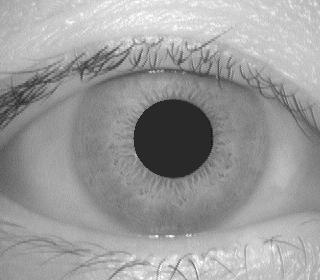
#> input picture CASIA1/1/001_1_2.jpg, 320 x 280 px, found by its file name; its folder holds only this picture in this run
$ python main.py   (older library calls are emulated)
#> lines starting #> are read from the running program, lines starting #| are printed output that depends on the picture; after the words box and inside, x2 and y2 are one past the last pixel; in counts of white or black regions, pixels touching at a corner belong together
#> in detect_iris, img is the input picture: shape (280, 320, 3); min 12, max 255, mean 155
### src/segmentation.py
from math import sqrt

import cv2
import numpy as np


def iris_segmentation(img):
    edge_detect(img)
    # [15 lines of commented-out code are left out]


def find_pupil(img):
    # Convert to gray scale
    img = cv2.cvtColor(img, cv2.COLOR_BGR2GRAY)
    # Remove noise by blurring the image
    img = cv2.medianBlur(img, 9)
    # Increase the constrast
    img = cv2.convertScaleAbs(img, alpha=1.1, beta=10)

    circles = cv2.HoughCircles(img, method=cv2.HOUGH_GRADIENT, dp=1, minDist=50, param1=100, param2=30, minRadius=25,
                               maxRadius=70)
    if circles is not None:
        circles = np.uint16(np.around(circles))

        for i in circles[0, :]:
            copy = img.copy()
            cv2.circle(copy, (i[0], i[1]), i[2], (0, 255, 0), 2)
            cv2.imshow("img", copy)

        # Find the smallest circle (assuming it's the pupil)
        min_circle = min(circles[0, :], key=lambda x: x[2])
        return min_circle
    else:
        return None


def find_iris(img, inner_circle):
    # Convert to gray scale
    img = cv2.cvtColor(img, cv2.COLOR_BGR2GRAY)

    cv2.imshow("img", img)

    # Find the edges
    edges = cv2.Canny(img, 50, 150)

    cv2.imshow("edges", edges)

    circles = cv2.HoughCircles(img, method=cv2.HOUGH_GRADIENT, dp=1, minDist=5, param1=20, param2=5,
                               minRadius=round(inner_circle[2] * 2.1), maxRadius=round(inner_circle[2] * 3))

    if circles is not None:
        print("circles")
        circles = np.uint16(np.around(circles))
        # Find the circle that neighbours the inner circle
        min_circle = min(circles[0, :],
                         key=lambda x: sqrt((x[0] - inner_circle[0]) ** 2 + (x[1] - inner_circle[1]) ** 2))

        return min_circle

    else:
        print("no circles")
        return None


# [117 lines left out: function find_eyelids, not called in this run]


def edge_detect(img):
    inner = find_pupil(img)
#> in find_pupil, `circles = cv2.HoughCircles(img, method=cv2.HOUGH_GRADIENT, dp=1, minDi..`: circles = [[172.5, 138.5, 39.8]]
#> in find_pupil, `circles = np.uint16(np.around(circles))`: circles = [[172, 138, 40]]
#> the loop in find_pupil, `for i in circles[0, :]:` made 1 pass
#> pass 1, in find_pupil, `cv2.imshow("img", copy)`:
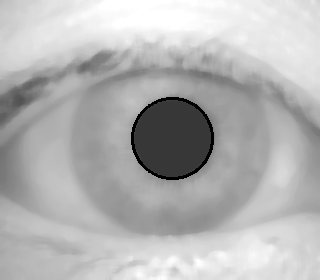
#> window 'img': shape (280, 320); min 0, max 255, mean 179.8
#> in find_pupil, `min_circle = min(circles[0, :], key=lambda x: x[2])`: min_circle = [172, 138, 40]
    if inner is None:
        print("no pupil")
        return None
    else:
        outer = find_iris(img, inner)

        if outer is None:
            print("no iris")
            return None
        else:
            mask = np.zeros(img.shape, dtype=np.uint8)
            cv2.circle(mask, (outer[0], outer[1]), outer[2], (255, 255, 255), -1)
            cv2.circle(mask, (inner[0], inner[1]), inner[2], (0, 0, 0), -1)

            # Apply the mask
            # img = cv2.bitwise_and(img, mask)

    # Convert to gray scale
    img = cv2.cvtColor(img, cv2.COLOR_BGR2GRAY)
    copy = img.copy()

    # eyelash has (r, g, b) from (60, 60, 60) to (100, 100, 100)
    # blur all pixels with intensity in this range to equal the intensity of the surrounding pixels
    # this will make the eyelash disappear
    eyelash_mask = np.ones(img.shape, dtype=np.uint8)*250
    eyelash_mask[(img > 30) & (img < 110)] = 0

    cv2.imshow("mask", eyelash_mask)

    # Blur the image
    img = cv2.medianBlur(img, 5)

    # Convert the image back to uint8 for display
    img = img.astype(np.uint8)

    edge_mask = cv2.Sobel(eyelash_mask, cv2.CV_64F, 0, 1, ksize=3)
    edge_mask = np.uint8(np.absolute(edge_mask))
    edge_mask = cv2.convertScaleAbs(edge_mask, alpha=1.6, beta=30)

    cv2.imshow("edge_mask", edge_mask)

    # edge detection by sobel
    edges = cv2.Sobel(img, cv2.CV_64F, 0, 1, ksize=3)
    edges = np.uint8(np.absolute(edges))

    # make the edges high contrast
    edges = cv2.convertScaleAbs(edges, alpha=1.6, beta=30)

    # egdes = 0 where egdes < 100
    edges[edges < 95] = 0

    cv2.imshow("edges", edges)

    # where mask is 0, 3x3 kernel, 1 iteration
    kernel = np.ones((3,3), np.uint8)
    eyelash_mask = cv2.erode(eyelash_mask, kernel, iterations=1)
    edges = cv2.bitwise_and(edges, eyelash_mask)

    # connect the edges
    kernel = np.ones((3, 3), np.uint8)
    edges = cv2.dilate(edges, kernel, iterations=1)
    edges = cv2.erode(edges, kernel, iterations=1)

    cv2.imshow("edges1", edges)

    # Remove noise from edges using opening
    kernel_opening = np.ones((2, 2), np.uint8)
    edges = cv2.morphologyEx(edges, cv2.MORPH_OPEN, kernel_opening)

    edges = cv2.Canny(edges, 100, 100, apertureSize=5)
    cv2.imshow("edges2", edges)

    # Group the white pixels in the edges together
    kernel = np.ones((3, 3), np.uint8)
    edges = cv2.dilate(edges, kernel, iterations=1)
    edges = cv2.erode(edges, kernel, iterations=1)

    # apply mask
    edges = cv2.bitwise_and(edges, eyelash_mask)

    cv2.imshow("edges3", edges)

    # detect contours
    contours, hierarchy = cv2.findContours(edges, cv2.RETR_TREE, cv2.CHAIN_APPROX_SIMPLE)

    # remove small contours
    contours = [cnt for cnt in contours if cv2.contourArea(cnt) > 50]

    # draw contours
    cv2.drawContours(copy, contours, -1, (0, 255, 0), 2)
    cv2.imshow("contours", copy)

### src/main.py
import os
from math import sqrt
from os import listdir
from os.path import isdir, join

import cv2

from src.segmentation import iris_segmentation


def detect_iris():
    source = 'CASIA1'
    # get all folders in source
    folders = [f for f in listdir(source) if isdir(join(source, f))]

    for folder in folders:
        eyes_img = [f for f in listdir(join(source, folder)) if f.endswith('.jpg')]

        for eye_img in eyes_img:
            img = cv2.imread(join(source, folder, eye_img))
            mask = iris_segmentation(img)
#> in find_iris, `edges = cv2.Canny(img, 50, 150)`:
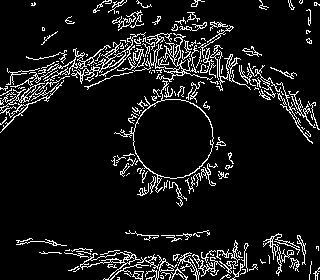
#> edges: shape (280, 320); 9.2% white in thin lines or dots
#> in find_iris, `circles = cv2.HoughCircles(img, method=cv2.HOUGH_GRADIENT, dp=1, minDi..`: circles = 2275 rows, first 8: [142.5, 119.5, 119.4], [188.5, 139.5, 119.4], [183.5, 152.5, 118.3], [142.5, 159.5, 118.3], [140.5, 125.5, 119.4], [131.5, 131.5, 119.4], [119.5, 134.5, 113.9], [193.5, 138.5, 119.4]
#> in find_iris, `circles = np.uint16(np.around(circles))`: circles = 2275 rows, first 8: [142, 120, 119], [188, 140, 119], [184, 152, 118], [142, 160, 118], [140, 126, 119], [132, 132, 119], [120, 134, 114], [194, 138, 119]
#> in find_iris, `min_circle = min(circles[0, :], key=lambda x: sqrt((x[0] - inner_circl..`: min_circle = [176, 140, 111]
#> in edge_detect, `cv2.circle(mask, (outer[0], outer[1]), outer[2], (255, 255, 255), -1)`: mask: shape (280, 320, 3); 43.2% white; 1 white region, box (x1, y1, x2, y2) and area: (65, 29, 288, 252) 38669
#> in edge_detect, `cv2.circle(mask, (inner[0], inner[1]), inner[2], (0, 0, 0), -1)`:
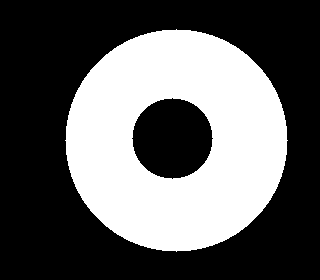
#> mask: shape (280, 320, 3); 37.5% white; 1 white region, box (x1, y1, x2, y2) and area: (65, 29, 288, 252) 33644
#> in edge_detect, `edge_mask = cv2.Sobel(eyelash_mask, cv2.CV_64F, 0, 1, ksize=3)`:
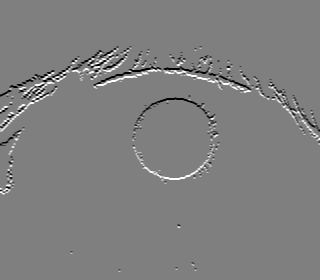
#> edge_mask: shape (280, 320) float64; min -1000, max 1000, mean 0; drawn with min black and max white
#> in edge_detect, `edge_mask = cv2.convertScaleAbs(edge_mask, alpha=1.6, beta=30)`: edge_mask: shape (280, 320); values 30 (black) and 255 (white), 5.8% white in thin lines or dots, all inside (x1, y1, x2, y2) = (0, 46, 320, 272)
#> in edge_detect, `eyelash_mask = cv2.erode(eyelash_mask, kernel, iterations=1)`:
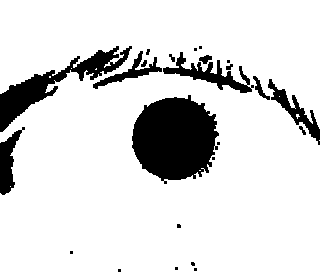
#> eyelash_mask: shape (280, 320); values 0 (black) and 250 (white), 86.6% white; 24 black regions (12 under 20 px), largest, box (x1, y1, x2, y2) and area: (132, 95, 219, 184) 5665, (0, 46, 132, 132) 2694, (163, 52, 254, 93) 1095
#> in edge_detect, `edges = cv2.Canny(edges, 100, 100, apertureSize=5)`: edges: shape (280, 320); 2.9% white in thin lines or dots
#> in edge_detect, `edges = cv2.dilate(edges, kernel, iterations=1)`: edges: shape (280, 320); 9% white; 91 white regions, largest, box (x1, y1, x2, y2) and area: (109, 250, 151, 280) 695, (2, 60, 72, 78) 589, (137, 229, 218, 243) 519
#> in edge_detect, `edges = cv2.erode(edges, kernel, iterations=1)`: edges: shape (280, 320); 4.6% white; 105 white regions (55 under 20 px), largest, box (x1, y1, x2, y2) and area: (111, 255, 150, 280) 330, (138, 230, 217, 242) 301, (189, 35, 220, 59) 272
#> in edge_detect, `edges = cv2.bitwise_and(edges, eyelash_mask)`:
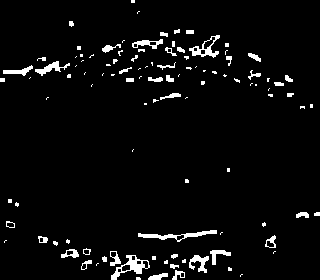
#> edges: shape (280, 320); values 0 (black) and 250 (white), 4.1% white; 108 white regions (64 under 20 px)
#> in edge_detect, `contours, hierarchy = cv2.findContours(edges, cv2.RETR_TREE, cv2.CHAIN..`: contours = 128 contours, 85 with area under 20; largest, box (x1, y1, x2, y2) and area: (111, 255, 150, 280) 362, (189, 35, 220, 58) 264, (138, 230, 217, 242) 244, (35, 61, 70, 76) 136, (132, 39, 163, 49) 132
#> in edge_detect, `contours = [cnt for cnt in contours if cv2.contourArea(cnt) > 50]`: contours = 16 contours; largest, box (x1, y1, x2, y2) and area: (111, 255, 150, 280) 362, (189, 35, 220, 58) 264, (138, 230, 217, 242) 244, (35, 61, 70, 76) 136, (132, 39, 163, 49) 132
#> in edge_detect, `cv2.drawContours(copy, contours, -1, (0, 255, 0), 2)`:
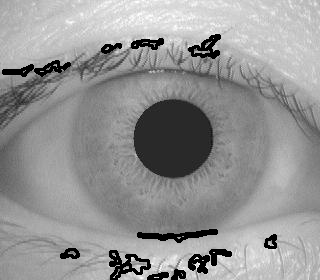
#> copy: shape (280, 320); min 0, max 255, mean 148.5
            if mask is not None:
                cv2.imshow('mask', mask)
                cv2.waitKey(0)
            else:
                print("no mask")
                cv2.waitKey(0)
#> pass 2 of the loop in detect_iris, `for folder in folders:`:
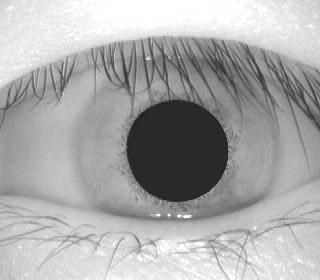
#> input picture CASIA1/10/010_1_1.jpg, 320 x 280 px, found by its file name
#> in detect_iris, img is the input picture: shape (280, 320, 3); min 20, max 255, mean 169.8
#> the loop in find_pupil (call 2), `for i in circles[0, :]:` made 1 pass
#> i on pass 1: [176, 150, 52]
#> inner = [176, 150, 52]
#> in find_iris (call 2), `edges = cv2.Canny(img, 50, 150)`:
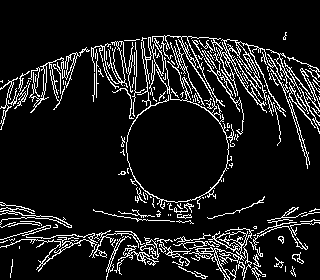
#> edges: shape (280, 320); 10.7% white in thin lines or dots, all inside (x1, y1, x2, y2) = (0, 32, 320, 280)
#> in find_iris (call 2), `circles = cv2.HoughCircles(img, method=cv2.HOUGH_GRADIENT, dp=1, minDi..`: circles = 2271 rows, first 8: [136.5, 144.5, 129], [159.5, 115.5, 155.4], [158.5, 147.5, 129], [131.5, 149.5, 129], [139.5, 152.5, 129], [177.5, 130.5, 141.1], [154.5, 156.5, 129], [144.5, 145.5, 129]
#> in find_iris (call 2), `circles = np.uint16(np.around(circles))`: circles = 2271 rows, first 8: [136, 144, 129], [160, 116, 155], [158, 148, 129], [132, 150, 129], [140, 152, 129], [178, 130, 141], [154, 156, 129], [144, 146, 129]
#> in find_iris (call 2), `min_circle = min(circles[0, :], key=lambda x: sqrt((x[0] - inner_circl..`: min_circle = [180, 154, 111]
#> eyelash_mask: shape (280, 320); values 0 (black) and 250 (white), 81.4% white; 26 black regions (15 under 20 px)
#> in edge_detect (call 2), `edges = cv2.dilate(edges, kernel, iterations=1)`:
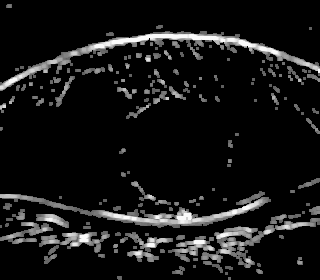
#> edges: shape (280, 320); min 0, max 250, mean 21.7
#> in edge_detect (call 2), `contours, hierarchy = cv2.findContours(edges, cv2.RETR_TREE, cv2.CHAIN..`: contours = 134 contours, 76 with area under 20; largest, box (x1, y1, x2, y2) and area: (0, 33, 320, 91) 1300, (82, 193, 269, 228) 1186, (217, 215, 286, 258) 870, (177, 238, 214, 262) 339, (64, 233, 101, 252) 314
#> in edge_detect (call 2), `contours = [cnt for cnt in contours if cv2.contourArea(cnt) > 50]`: contours = 28 contours; largest, box (x1, y1, x2, y2) and area: (0, 33, 320, 91) 1300, (82, 193, 269, 228) 1186, (217, 215, 286, 258) 870, (177, 238, 214, 262) 339, (64, 233, 101, 252) 314


def main():
    # [15 lines of commented-out code are left out]
    detect_iris()

if __name__ == '__main__':
    main()
